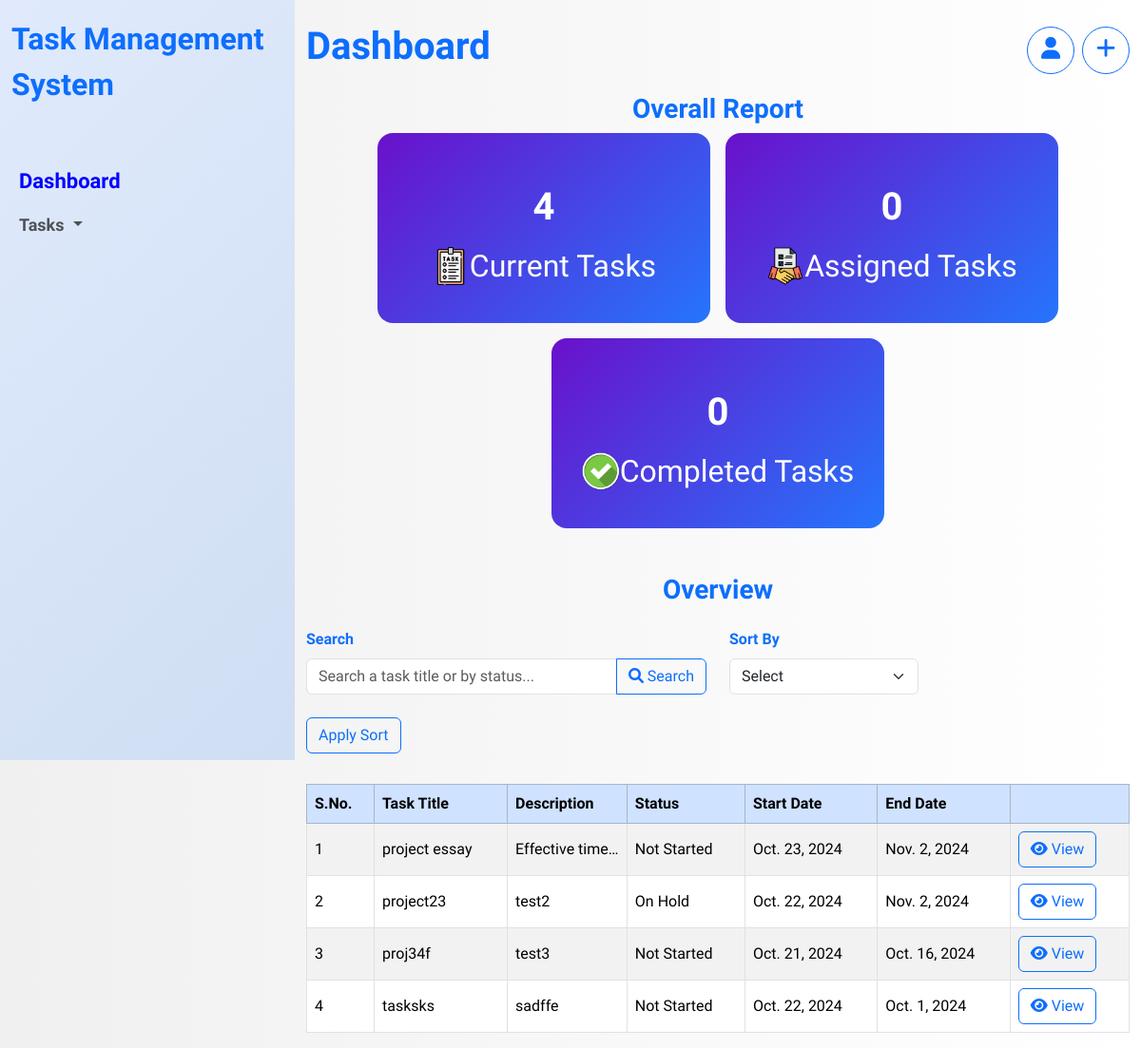
Screenshot of /dashboard/ (signed in) with the database file from the repository.
### task_app/models.py (models this page shows, shortened)
class Create_task(models.Model):
    STATUS_CHOICES = [
        ('Not Started', 'Not Started'),
        ('In Progress', 'In Progress'),
        ('Completed', 'Completed'),
        ('On Hold', 'On Hold'),
    ]
    user=models.ForeignKey(User,on_delete=models.CASCADE,null=True)
    title=models.CharField(max_length=255)
    description=models.TextField()
    status=models.CharField(max_length=50,choices=STATUS_CHOICES,default='Not Started')
    start_date = models.DateField(null=True, blank=True)
    end_date = models.DateField(null=True, blank=True)
    is_completed=models.BooleanField(default=False)
    is_deleted=models.BooleanField(default=False)
    clear_datetime = models.TimeField(auto_now_add=True,null=True)

### task_app/views.py (the view, shortened to what this page needs)
# urls.py: path('dashboard/',home,name='home'),
@login_required(login_url='log_in')
def home(request):
    current_user=request.user #gets current user login username
    create_completed=Create_task.objects.filter(is_completed=True,user=request.user).count()
    assigned_completed=Assign_task.objects.filter(is_completed=True,assigned_by=request.user).count()
    completed=create_completed + assigned_completed
    current=Create_task.objects.filter(is_completed=False,user=request.user,is_deleted=False).count()
    assigned_count=Assign_task.objects.filter(assign_to=request.user,is_completed=False).count()
    if request.user.is_authenticated:
        data=Create_task.objects.filter(is_completed=False,user=request.user,is_deleted=False).values()
    else:
        data=[]
    return render(request,'myhtml/home.html',{'data':data,'count':current,'completed_no':completed,'username':current_user,'assigned_count':assigned_count})

### task_app/templates/myhtml/home.html (shortened to what this page needs)
{% extends "base.html" %}
{% load static %}
{% block content %}
<div class="container mt-4 d-flex align-items-center">
  <h1>Dashboard</h1>
  <div class="btn-group ms-auto">
    <button class="btn btn-sm border-0" type="button" data-bs-toggle="dropdown" >
      <div class=" btn btn-outline-primary circle " data-bs-toggle="tooltip" data-bs-title="Profile" data-bs-placement="bottom"><i class="fa-solid fa-user"></i></div>
    </button>
  </div>
  <a href="{% url 'create' %}"><div class=" btn btn-outline-primary circle" data-bs-toggle="tooltip" data-bs-title="Create new task"><i class="fa-solid fa-plus"></i> </div></a>
</div>
<div class="container mt-3 ">
  <h3 class="text-center">Overall Report</h3>
  <div class="row d-flex justify-content-center text-center text-white gap-3">
    <div class="col-lg-4 rounded-4 boxes">
      <div class="fw-bolder fs-1  number mt-5 mb-2">{{count}}</div>
      <div class="fs-2 texts"><img src="{% static 'images/current.png' %}" alt="completed_img" style="height: 40px; width: 40px;">  Current Tasks</div>
    </div>
    <div class="col-lg-4 rounded-4 boxes">
      <div class="number fw-bolder fs-1 mt-5 mb-2">
       {{assigned_count}}</div>
      <div class="fs-2  texts"> <img src="{% static 'images/assign.png' %}" alt="completed_img" style="height: 40px; width: 40px;">  Assigned Tasks</div>
    </div>
    <div class="col-lg-4 rounded-4 boxes">
      <div class="fw-bolder fs-1 number mt-5 mb-2">
        {{completed_no}}</div>
      <div class="fs-2 texts"><img src="{% static 'images/completed.png' %}" alt="completed_img" style="height: 40px; width: 40px;"> Completed Tasks</div>
    </div>
  </div>
</div>
<div class="container mt-5">
  <h3 class="text-center">Overview</h3>
  <form method="POST" action="{% url 'home' %}" class="form-floating">
  <div class="row mb-3 mt-4">
    <div class="col-md-6">
      <label for="search" class="form-label text-primary fw-bold">Search</label>
      <div class="input-group">
        <input type="text" class="form-control" name="searched" id="search" placeholder="Search a task title or by status...">
        <button class="btn btn-outline-primary" type="submit">
          <i class="fa-solid fa-search"></i> Search
        </button>
      </div>
    </div>
    <div class="col-md-3">
      <label for="sort" class="form-label text-primary fw-bold">Sort By</label>
      <select class="form-select" name="sort_by" id="sort">
          <option value="" disabled selected>Select</option>
      </select>
  </div>
  <div class="col-md-4">
    <button class="btn btn-outline-primary mt-4" type="submit">
        Apply Sort
    </button>
</div>
  </div>
</form>
  <div class="table-responsive">
  <table class="table table-striped table-hover table-bordered align-middle mt-3">
    <thead class="table-primary">
      <tr>
        <th scope="col">S.No.</th>
        <th scope="col">Task Title</th>
        <th scope="col">Description</th>
        <th scope="col">Status</th>
        <th scope="col">Start Date</th>
        <th scope="col">End Date</th>
        <th scope="col"></th>
      </tr>
    </thead>
    <tbody>
      {% for i in data %}
      <tr>
        <td>{{forloop.counter}}</td>
        <td>{{i.title}}</td>
        <td class="truncate-text">{{i.description}}</td>
        <td>{{i.status}}</td>
        <td>{{i.start_date}}</td>
        <td>{{i.end_date}}</td>
        <td>
          <button type="button" class="btn btn-outline-primary" data-bs-toggle="modal" data-bs-target="#exampleModal-{{i.id}}">
            <i class="fa-solid fa-eye"></i> View
          </button>
         </td>
      </tr>
      {% endfor %}
    </tbody>
  </table>
  </div>
</div>
{% endblock content %}

### task_app/static/css/style.css (style rules this page uses)
:root { --sidebar-width: 310px; --font-base: "Bai Jamjuree"; }
body { background: linear-gradient(to right, #f0f0f0, #ffffff); font-family: var(--font-base), sans-serif; }
h1, h2, h3, h4, h5, h6 { color: #0d6efd; font-weight: 700; }
a { text-decoration: none; }
img { width: 100%; }
.circle { width: 50px; height: 50px; font-size: 23px; border-radius: 50%; }
.boxes { width: 350px; height: 200px; background: linear-gradient(135deg, #6a11cb, #2575fc); }
.truncate-text { max-width: 100px; white-space: nowrap; overflow: hidden; text-overflow: ellipsis; }
.texts { display: flex; justify-content: center; align-items: center; }
@media (min-width:992px) { .boxes { width: 350px; height: 200px; background: linear-gradient(135deg, #6a11cb, #2575fc); } }

### rows the page displays
Create_task: title "project essay", description "Effective time…", status "Not Started", start_date "Oct. 23, 2024", end_date "Nov. 2, 2024"
Create_task: title "project23", description "test2", status "On Hold", start_date "Oct. 22, 2024", end_date "Nov. 2, 2024"
Create_task: title "proj34f", description "test3", status "Not Started", start_date "Oct. 21, 2024", end_date "Oct. 16, 2024"
Create_task: title "tasksks", description "sadffe", status "Not Started", start_date "Oct. 22, 2024", end_date "Oct. 1, 2024"

### other values shown
{{ count }} "4"
{{ assigned_count }} "0"
{{ completed_no }} "0"
